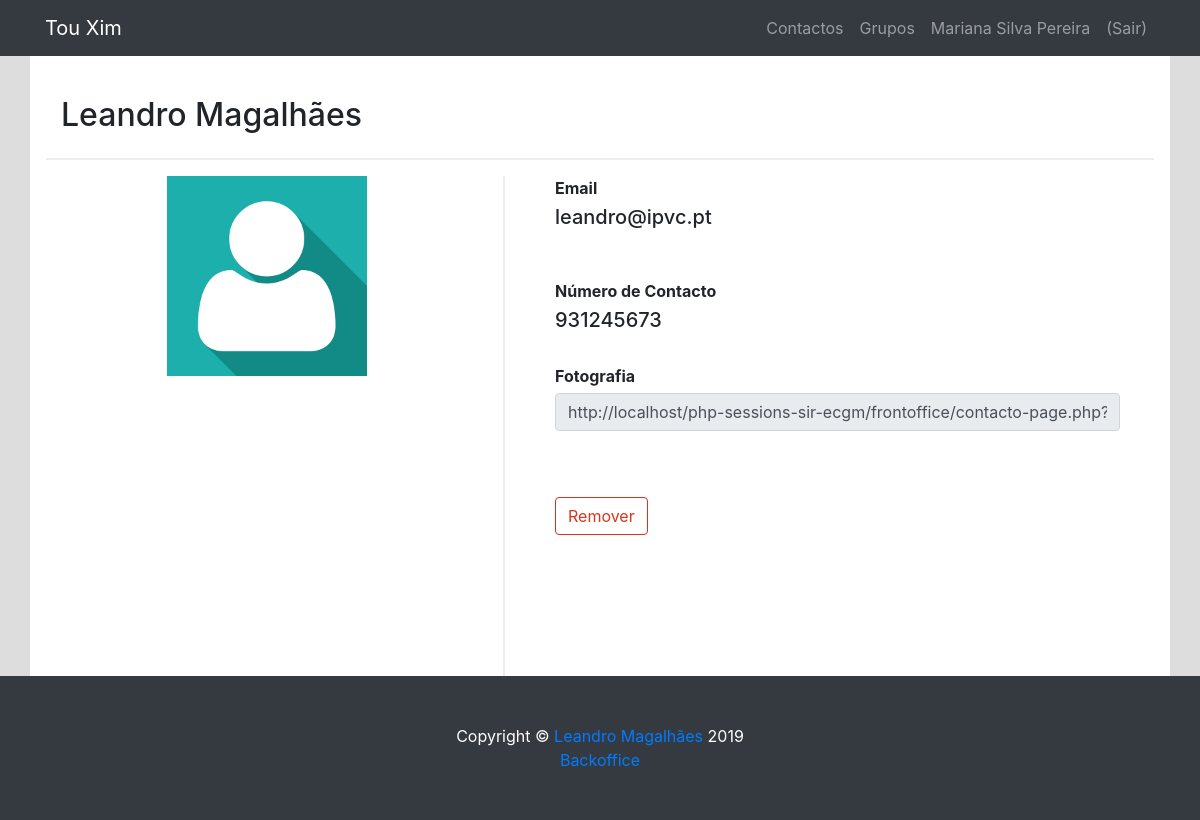
Page /frontoffice/contacto-page.php?contacto_id=13 (signed in) on the committed database.
### tables this page shows
CREATE TABLE `utilizador` (
  `idutilizador` int(11) NOT NULL,
  `email` varchar(100) NOT NULL,
  `password` varchar(100) NOT NULL,
  `nome` varchar(200) NOT NULL,
  `numero` int(11) NOT NULL,
  `fotografia` varchar(100) DEFAULT NULL
);

### frontoffice/contacto-page.php (the view, shortened to what this page needs)
<?php
require_once("connectdb.php");
$id = $nome = $email = $numero = $fotografia = "";
$id = (int)$_GET['contacto_id'];
$result = mysqli_query($connectDB, "SELECT idutilizador, nome, email, numero, fotografia
FROM utilizador
WHERE idutilizador=$id");
if (mysqli_num_rows($result) == 1) {
    $row = $result->fetch_assoc();
    $nome = $row['nome'];
    $email = $row['email'];
    $numero = $row['numero'];
    $fotografia = $row['fotografia'];
} else {
    echo "</br> Não encontrou contacto";
}
?>
<!DOCTYPE html>
<html lang="en">
<head>
    <link href="vendor/bootstrap/css/bootstrap.min.css" rel="stylesheet">
    <link href="css/round-about.css" rel="stylesheet">
    <link href="css/stylesheet.css" rel="stylesheet">
</head>
<body class="body-site">
    <nav class="navbar navbar-expand-lg navbar-dark bg-dark fixed-top">
        <div class="container">
            <a class="navbar-brand" href="#">Tou Xim</a>
            <div class="collapse navbar-collapse" id="navbarResponsive">
                <ul class="navbar-nav ml-auto">
                    <li class="nav-item">
                        <a class="nav-link" href="contactos-page.php">Contactos</a>
                    </li>
                    <li class="nav-item">
                        <a class="nav-link" href="grupos-page.php">Grupos</a>
                    </li>
                    <li class="nav-item">
                        <a class="nav-link" href="perfil-page.php">
                            <?php echo($_SESSION['nome']); ?>
                        </a>
                    </li>
                    <li class="nav-item">
                        <a class="nav-link" href="logout.php">(Sair)</a>
                    </li>
                </ul>
            </div>
        </div>
    </nav>
    <div class="container fundo-container">
        <div class="row" style="padding:1rem; ">
            <div class="col-lg-12" style="border-bottom: 2px solid #eee;">
                <h2 class="my-4">
                    <?php echo($nome); ?>
                </h2>
            </div>
        </div>
        <form>
            <div class="row" style="min-height:500px">
                <div class="col-lg-5 col-sm-4" style='border-right: 2px solid #eee;'>
                    <div class="form-group" style="">
                        <div class="text-center mb-4" style="">
                            <?php
                        $diretorio = "images/contactos/";
                        $imagem = $fotografia;
                        echo("<img class='img-fluid mx-auto' style='max-height:200px; height:auto; width:auto;' src='". $diretorio . $imagem ."' alt=''>");
                        ?>
                        </div>
                    </div>
                </div>
                <div class="col-lg-7 col-sm-4" style='padding-left:50px; padding-right:50px'>
                    <div class="form-group" style="">
                        <label>Email</label>
                        <h5 class="form-control-static">
                            <?php echo($email); ?>
                        </h5>
                    </div>
                    <div class="form-group" style="margin-top:50px">
                        <label>Número de Contacto</label>
                        <h5 class="form-control-static">
                            <?php echo($numero); ?>
                        </h5>
                    </div>
                    <?php
                    echo "
                    <div class='form-group' style='margin-top:2rem;'>
                        <label>Fotografia</label>
                        <input type='url' class='form-control flex-fill mr-0 mr-sm-2 mb-3 mb-sm-0' disabled name='grupourl'
                            id='igrupourl' value='" . $url = " http" . (($_SERVER['SERVER_PORT']==443) ? 's' : '')
                            . '://' . $_SERVER['HTTP_HOST'] . '/php-sessions-sir-ecgm/frontoffice/contacto-page.php?contacto_id=' . $id . "'>
                    </div>
                    ";
                    $this_user = $_SESSION['id'];
                    $result = mysqli_query($connectDB, "SELECT fk_idutilizador, fk_idutilizador_contacto
                    FROM lista_contactos
                    WHERE fk_idutilizador='$this_user'
                    AND fk_idutilizador_contacto=$id");
                    if (mysqli_num_rows($result) > 0) {
                        echo "
                        <div class='row' style='margin-left:auto; margin-right:auto; padding-top: 50px; padding-bottom: 50px;'>
                            <button id='". $id ."' class='btn btn-delete' onclick='removerContacto(this.id)'>Remover</button>
                        </div>
                        ";
                    } else {
                        echo "
                            <div class='row' style='margin-left:auto; margin-right:auto; padding-top: 50px; padding-bottom: 50px;'>
                                <button id='". $id ."' class='btn btn-outline-primary' onclick='adicionarContacto(this.id)'>Adicionar</button>
                            </div>
                            ";
                    }
                    ?>
                </div>
            </div>
        </form>
    </div>
</body>
</html>

### frontoffice/css/round-about.css (style rules this page uses)
body { padding-top: 54px; }
@media (min-width: 992px) { body { padding-top: 56px; } }

### frontoffice/css/stylesheet.css (style rules this page uses)
label { display: inline-block; max-width: 100%; margin-bottom: 5px; font-weight: 700; }
.body-site { background-color: rgba(187, 187, 187, 0.486) !important; min-width: 460px; }
.fundo-container { background-color: white !important; }
.btn-delete { color: #db341e; background-color: transparent; background-image: none; border-color: #db341e; }

### rows in the picture
utilizador: nome "Leandro Magalhães", fotografia (placeholder picture), email "leandro@ipvc.pt", numero "931245673"

### other values in the picture
$_SESSION['nome'] "Mariana Silva Pereira"
